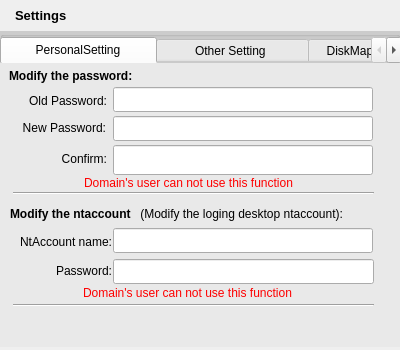
<?xml version="1.0" encoding="UTF-8"?>
<ui version="4.0">
 <class>CPersonalSetting</class>
 <widget class="QDialog" name="CPersonalSetting">
  <property name="geometry">
   <rect>
    <x>0</x>
    <y>0</y>
    <width>400</width>
    <height>350</height>
   </rect>
  </property>
  <property name="windowTitle">
   <string>Personal Settings</string>
  </property>
  <property name="styleSheet">
   <string notr="true">QDialog{
background-image:url(&quot;:image/resource/image/skin_expand.png&quot;);

border-radius:5px;
font-size: 15px;
}</string>
  </property>
  <widget class="QWidget" name="layoutWidget">
   <property name="geometry">
    <rect>
     <x>4</x>
     <y>1</y>
     <width>91</width>
     <height>28</height>
    </rect>
   </property>
   <layout class="QHBoxLayout" name="horizontalLayout_11">
    <property name="sizeConstraint">
     <enum>QLayout::SetDefaultConstraint</enum>
    </property>
    <item>
     <widget class="QLabel" name="label_8">
      <property name="minimumSize">
       <size>
        <width>5</width>
        <height>23</height>
       </size>
      </property>
      <property name="maximumSize">
       <size>
        <width>5</width>
        <height>23</height>
       </size>
      </property>
      <property name="styleSheet">
       <string notr="true"/>
      </property>
      <property name="text">
       <string/>
      </property>
     </widget>
    </item>
    <item>
     <widget class="QLabel" name="label_9">
      <property name="styleSheet">
       <string notr="true">color:0;
font: bold 10pt;</string>
      </property>
      <property name="text">
       <string>Settings</string>
      </property>
     </widget>
    </item>
   </layout>
  </widget>
  <widget class="QGroupBox" name="groupBox">
   <property name="geometry">
    <rect>
     <x>0</x>
     <y>31</y>
     <width>400</width>
     <height>316</height>
    </rect>
   </property>
   <property name="styleSheet">
    <string notr="true">QGroupBox {
     background-color: #cccccc;
 }</string>
   </property>
   <property name="title">
    <string/>
   </property>
   <widget class="QTabWidget" name="tabWidget">
    <property name="geometry">
     <rect>
      <x>0</x>
      <y>6</y>
      <width>402</width>
      <height>312</height>
     </rect>
    </property>
    <property name="focusPolicy">
     <enum>Qt::NoFocus</enum>
    </property>
    <property name="contextMenuPolicy">
     <enum>Qt::CustomContextMenu</enum>
    </property>
    <property name="styleSheet">
     <string notr="true">QTabWidget::pane{
	border:0px;
}
QTabWidget{
border: 0px solid #e9e9e9;
background-color: #e9e9e9;
}</string>
    </property>
    <property name="currentIndex">
     <number>0</number>
    </property>
    <property name="documentMode">
     <bool>false</bool>
    </property>
    <widget class="QWidget" name="tab">
     <attribute name="title">
      <string>       PersonalSetting       </string>
     </attribute>
     <widget class="QGroupBox" name="groupBox_pwdNt">
      <property name="geometry">
       <rect>
        <x>0</x>
        <y>0</y>
        <width>400</width>
        <height>290</height>
       </rect>
      </property>
      <property name="styleSheet">
       <string notr="true">QGroupBox {
     background-color: #e9e9e9;
   	 margin-top:0px;
	 border-radius: 0px;
 }</string>
      </property>
      <property name="title">
       <string/>
      </property>
      <widget class="QLabel" name="label_10">
       <property name="geometry">
        <rect>
         <x>11</x>
         <y>200</y>
         <width>101</width>
         <height>16</height>
        </rect>
       </property>
       <property name="text">
        <string>Password:</string>
       </property>
       <property name="alignment">
        <set>Qt::AlignRight|Qt::AlignTrailing|Qt::AlignVCenter</set>
       </property>
      </widget>
      <widget class="QLabel" name="label">
       <property name="geometry">
        <rect>
         <x>13</x>
         <y>28</y>
         <width>94</width>
         <height>20</height>
        </rect>
       </property>
       <property name="text">
        <string>Old Password:</string>
       </property>
       <property name="alignment">
        <set>Qt::AlignRight|Qt::AlignTrailing|Qt::AlignVCenter</set>
       </property>
      </widget>
      <widget class="QLineEdit" name="lineEdit_accountName">
       <property name="geometry">
        <rect>
         <x>113</x>
         <y>165</y>
         <width>260</width>
         <height>25</height>
        </rect>
       </property>
       <property name="minimumSize">
        <size>
         <width>260</width>
         <height>25</height>
        </size>
       </property>
       <property name="maxLength">
        <number>14</number>
       </property>
       <property name="echoMode">
        <enum>QLineEdit::Normal</enum>
       </property>
      </widget>
      <widget class="QLabel" name="label_3">
       <property name="geometry">
        <rect>
         <x>16</x>
         <y>88</y>
         <width>91</width>
         <height>16</height>
        </rect>
       </property>
       <property name="text">
        <string>Confirm:</string>
       </property>
       <property name="alignment">
        <set>Qt::AlignRight|Qt::AlignTrailing|Qt::AlignVCenter</set>
       </property>
      </widget>
      <widget class="QLabel" name="label_noused2">
       <property name="geometry">
        <rect>
         <x>2</x>
         <y>220</y>
         <width>371</width>
         <height>20</height>
        </rect>
       </property>
       <property name="styleSheet">
        <string notr="true">color: rgb(254,0,0);</string>
       </property>
       <property name="text">
        <string>Domain's user can not use this function</string>
       </property>
       <property name="alignment">
        <set>Qt::AlignCenter</set>
       </property>
      </widget>
      <widget class="QLabel" name="label_6">
       <property name="geometry">
        <rect>
         <x>9</x>
         <y>4</y>
         <width>261</width>
         <height>18</height>
        </rect>
       </property>
       <property name="styleSheet">
        <string notr="true">font: bold;</string>
       </property>
       <property name="text">
        <string>Modify the password:</string>
       </property>
      </widget>
      <widget class="QLineEdit" name="lineEdit_accountPwd">
       <property name="geometry">
        <rect>
         <x>113</x>
         <y>196</y>
         <width>261</width>
         <height>25</height>
        </rect>
       </property>
       <property name="minimumSize">
        <size>
         <width>260</width>
         <height>25</height>
        </size>
       </property>
       <property name="maxLength">
        <number>14</number>
       </property>
       <property name="echoMode">
        <enum>QLineEdit::Password</enum>
       </property>
      </widget>
      <widget class="QLineEdit" name="lineEdit_NewPwd">
       <property name="geometry">
        <rect>
         <x>113</x>
         <y>53</y>
         <width>260</width>
         <height>25</height>
        </rect>
       </property>
       <property name="minimumSize">
        <size>
         <width>260</width>
         <height>25</height>
        </size>
       </property>
       <property name="maxLength">
        <number>14</number>
       </property>
       <property name="echoMode">
        <enum>QLineEdit::Password</enum>
       </property>
      </widget>
      <widget class="Line" name="line_2">
       <property name="geometry">
        <rect>
         <x>13</x>
         <y>125</y>
         <width>361</width>
         <height>10</height>
        </rect>
       </property>
       <property name="orientation">
        <enum>Qt::Horizontal</enum>
       </property>
      </widget>
      <widget class="QLabel" name="label_noused1">
       <property name="geometry">
        <rect>
         <x>3</x>
         <y>110</y>
         <width>371</width>
         <height>20</height>
        </rect>
       </property>
       <property name="styleSheet">
        <string notr="true">color: rgb(254, 0, 0);</string>
       </property>
       <property name="text">
        <string>Domain's user can not use this function</string>
       </property>
       <property name="alignment">
        <set>Qt::AlignCenter</set>
       </property>
      </widget>
      <widget class="Line" name="line_3">
       <property name="geometry">
        <rect>
         <x>13</x>
         <y>237</y>
         <width>361</width>
         <height>10</height>
        </rect>
       </property>
       <property name="orientation">
        <enum>Qt::Horizontal</enum>
       </property>
      </widget>
      <widget class="QLabel" name="label_2">
       <property name="geometry">
        <rect>
         <x>6</x>
         <y>57</y>
         <width>100</width>
         <height>16</height>
        </rect>
       </property>
       <property name="text">
        <string>New Password:</string>
       </property>
       <property name="alignment">
        <set>Qt::AlignRight|Qt::AlignTrailing|Qt::AlignVCenter</set>
       </property>
      </widget>
      <widget class="QLineEdit" name="lineEdit_ConfirmPwd">
       <property name="geometry">
        <rect>
         <x>113</x>
         <y>82</y>
         <width>260</width>
         <height>30</height>
        </rect>
       </property>
       <property name="minimumSize">
        <size>
         <width>260</width>
         <height>30</height>
        </size>
       </property>
       <property name="maxLength">
        <number>14</number>
       </property>
       <property name="echoMode">
        <enum>QLineEdit::Password</enum>
       </property>
      </widget>
      <widget class="QLineEdit" name="lineEdit_OldPwd">
       <property name="geometry">
        <rect>
         <x>113</x>
         <y>24</y>
         <width>260</width>
         <height>25</height>
        </rect>
       </property>
       <property name="minimumSize">
        <size>
         <width>260</width>
         <height>25</height>
        </size>
       </property>
       <property name="maxLength">
        <number>14</number>
       </property>
       <property name="echoMode">
        <enum>QLineEdit::Password</enum>
       </property>
      </widget>
      <widget class="QLabel" name="label_7">
       <property name="geometry">
        <rect>
         <x>11</x>
         <y>171</y>
         <width>101</width>
         <height>16</height>
        </rect>
       </property>
       <property name="text">
        <string>NtAccount name:</string>
       </property>
       <property name="alignment">
        <set>Qt::AlignRight|Qt::AlignTrailing|Qt::AlignVCenter</set>
       </property>
      </widget>
      <widget class="QWidget" name="layoutWidget_2">
       <property name="geometry">
        <rect>
         <x>113</x>
         <y>254</y>
         <width>261</width>
         <height>25</height>
        </rect>
       </property>
       <layout class="QHBoxLayout" name="horizontalLayout_4"/>
      </widget>
      <widget class="QWidget" name="horizontalLayoutWidget_2">
       <property name="geometry">
        <rect>
         <x>10</x>
         <y>140</y>
         <width>413</width>
         <height>22</height>
        </rect>
       </property>
       <layout class="QHBoxLayout" name="horizontalLayout_3">
        <item>
         <widget class="QLabel" name="label_11">
          <property name="sizePolicy">
           <sizepolicy hsizetype="Preferred" vsizetype="Preferred">
            <horstretch>0</horstretch>
            <verstretch>0</verstretch>
           </sizepolicy>
          </property>
          <property name="contextMenuPolicy">
           <enum>Qt::DefaultContextMenu</enum>
          </property>
          <property name="styleSheet">
           <string notr="true">font: bold;</string>
          </property>
          <property name="text">
           <string>Modify the ntaccount</string>
          </property>
         </widget>
        </item>
        <item>
         <widget class="QLabel" name="label_12">
          <property name="sizePolicy">
           <sizepolicy hsizetype="Preferred" vsizetype="Preferred">
            <horstretch>0</horstretch>
            <verstretch>0</verstretch>
           </sizepolicy>
          </property>
          <property name="text">
           <string> (Modify the loging desktop ntaccount): </string>
          </property>
         </widget>
        </item>
        <item>
         <spacer name="horizontalSpacer">
          <property name="orientation">
           <enum>Qt::Horizontal</enum>
          </property>
          <property name="sizeHint" stdset="0">
           <size>
            <width>40</width>
            <height>20</height>
           </size>
          </property>
         </spacer>
        </item>
       </layout>
      </widget>
     </widget>
    </widget>
    <widget class="QWidget" name="tab_3">
     <attribute name="title">
      <string>        Other Setting         </string>
     </attribute>
     <widget class="QGroupBox" name="groupBox_vdiskSetting">
      <property name="geometry">
       <rect>
        <x>0</x>
        <y>0</y>
        <width>400</width>
        <height>286</height>
       </rect>
      </property>
      <property name="styleSheet">
       <string notr="true">QGroupBox {
     background-color: #e9e9e9;
     margin-top:0px;/* leave space at the top for the title */
	 border-radius:0px;
 }

 QGroupBox::title {
	 color: rgb(48,147,79);
     subcontrol-origin: margin;
     subcontrol-position: top center; /* position at the top center */
     padding: 0 3px;
 }

QGroupBox::indicator {
     width: 13px;
     height: 13px;
 }

 QGroupBox::indicator:unchecked {
     background-color: rgb(128,128,128);
 }</string>
      </property>
      <property name="title">
       <string/>
      </property>
      <property name="alignment">
       <set>Qt::AlignCenter</set>
      </property>
      <widget class="QCheckBox" name="checkBox_loadVDisk">
       <property name="geometry">
        <rect>
         <x>30</x>
         <y>20</y>
         <width>201</width>
         <height>25</height>
        </rect>
       </property>
       <property name="focusPolicy">
        <enum>Qt::NoFocus</enum>
       </property>
       <property name="text">
        <string>Load personal virtual disk</string>
       </property>
      </widget>
      <widget class="QLabel" name="label_loadVDisk">
       <property name="geometry">
        <rect>
         <x>39</x>
         <y>44</y>
         <width>341</width>
         <height>20</height>
        </rect>
       </property>
       <property name="text">
        <string>(Only support vCenter desktop)</string>
       </property>
       <property name="alignment">
        <set>Qt::AlignLeading|Qt::AlignLeft|Qt::AlignVCenter</set>
       </property>
      </widget>
      <widget class="Line" name="line">
       <property name="geometry">
        <rect>
         <x>30</x>
         <y>68</y>
         <width>351</width>
         <height>10</height>
        </rect>
       </property>
       <property name="orientation">
        <enum>Qt::Horizontal</enum>
       </property>
      </widget>
      <widget class="QWidget" name="layoutWidget">
       <property name="geometry">
        <rect>
         <x>31</x>
         <y>89</y>
         <width>251</width>
         <height>24</height>
        </rect>
       </property>
       <layout class="QHBoxLayout" name="horizontalLayout">
        <item>
         <widget class="QLabel" name="label_4">
          <property name="layoutDirection">
           <enum>Qt::LeftToRight</enum>
          </property>
          <property name="text">
           <string>RDP Bar:</string>
          </property>
         </widget>
        </item>
        <item>
         <widget class="QRadioButton" name="radioButton_rdpShowBar">
          <property name="text">
           <string>show bar</string>
          </property>
         </widget>
        </item>
        <item>
         <widget class="QRadioButton" name="radioButton_rdpHideBar">
          <property name="text">
           <string>hide bar</string>
          </property>
         </widget>
        </item>
       </layout>
      </widget>
      <widget class="QWidget" name="layoutWidget">
       <property name="geometry">
        <rect>
         <x>32</x>
         <y>122</y>
         <width>251</width>
         <height>24</height>
        </rect>
       </property>
       <layout class="QHBoxLayout" name="horizontalLayout_2">
        <item>
         <widget class="QLabel" name="label_5">
          <property name="text">
           <string>FAP Bar:</string>
          </property>
         </widget>
        </item>
        <item>
         <widget class="QRadioButton" name="radioButton_fapShowBar">
          <property name="text">
           <string>show bar</string>
          </property>
         </widget>
        </item>
        <item>
         <widget class="QRadioButton" name="radioButton_fapHideBar">
          <property name="text">
           <string>hide bar</string>
          </property>
         </widget>
        </item>
       </layout>
      </widget>
      <widget class="Line" name="line_4">
       <property name="geometry">
        <rect>
         <x>30</x>
         <y>157</y>
         <width>351</width>
         <height>15</height>
        </rect>
       </property>
       <property name="orientation">
        <enum>Qt::Horizontal</enum>
       </property>
      </widget>
      <widget class="QWidget" name="layoutWidget_3">
       <property name="geometry">
        <rect>
         <x>119</x>
         <y>184</y>
         <width>261</width>
         <height>25</height>
        </rect>
       </property>
       <layout class="QHBoxLayout" name="horizontalLayout_5">
        <item>
         <spacer name="horizontalSpacer_2">
          <property name="orientation">
           <enum>Qt::Horizontal</enum>
          </property>
          <property name="sizeHint" stdset="0">
           <size>
            <width>40</width>
            <height>20</height>
           </size>
          </property>
         </spacer>
        </item>
       </layout>
      </widget>
     </widget>
    </widget>
    <widget class="QWidget" name="tab_2">
     <attribute name="title">
      <string>  DiskMap Setting</string>
     </attribute>
     <widget class="QGroupBox" name="groupBox_2">
      <property name="geometry">
       <rect>
        <x>0</x>
        <y>0</y>
        <width>400</width>
        <height>286</height>
       </rect>
      </property>
      <property name="font">
       <font>
        <weight>75</weight>
        <bold>true</bold>
       </font>
      </property>
      <property name="styleSheet">
       <string notr="true">QGroupBox {
     background-color: #e9e9e9;
     margin-top:0px;/* leave space at the top for the title */
	 border-radius:0px;
 }

 QGroupBox::title {
	 color: rgb(10,10,10);
     subcontrol-origin: margin;
     subcontrol-position: top left; /* position at the top center */
     padding: 0 3px;
 }

QGroupBox::indicator {
     width: 13px;
     height: 13px;
 }

 QGroupBox::indicator:unchecked {
     background-color: rgb(128,128,128);
 }</string>
      </property>
      <property name="title">
       <string>Just Fap</string>
      </property>
      <property name="alignment">
       <set>Qt::AlignLeading|Qt::AlignLeft|Qt::AlignTop</set>
      </property>
      <layout class="QVBoxLayout" name="verticalLayout">
       <item>
        <layout class="QHBoxLayout" name="horizontalLayout_7">
         <property name="topMargin">
          <number>10</number>
         </property>
         <item>
          <widget class="QCheckBox" name="checkBox_mapdisk">
           <property name="maximumSize">
            <size>
             <width>80</width>
             <height>16777215</height>
            </size>
           </property>
           <property name="text">
            <string>Map Disk</string>
           </property>
          </widget>
         </item>
         <item>
          <widget class="QComboBox" name="comboBox_filepath"/>
         </item>
        </layout>
       </item>
       <item>
        <widget class="QTreeView" name="treeView_file"/>
       </item>
       <item>
        <layout class="QHBoxLayout" name="horizontalLayout_6">
         <item>
          <spacer name="horizontalSpacer_3">
           <property name="orientation">
            <enum>Qt::Horizontal</enum>
           </property>
           <property name="sizeHint" stdset="0">
            <size>
             <width>40</width>
             <height>20</height>
            </size>
           </property>
          </spacer>
         </item>
         <item>
          <widget class="QPushButton" name="pushBtn_apply">
           <property name="text">
            <string>apply</string>
           </property>
          </widget>
         </item>
        </layout>
       </item>
      </layout>
     </widget>
    </widget>
   </widget>
  </widget>
  <widget class="QWidget" name="horizontalLayoutWidget">
   <property name="geometry">
    <rect>
     <x>358</x>
     <y>3</y>
     <width>41</width>
     <height>21</height>
    </rect>
   </property>
   <layout class="QHBoxLayout" name="horizontalLayout_top"/>
  </widget>
 </widget>
 <tabstops>
  <tabstop>tabWidget</tabstop>
 </tabstops>
 <resources/>
 <connections/>
</ui>
